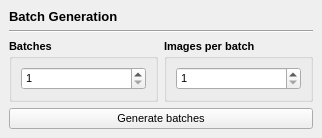
<?xml version="1.0" encoding="UTF-8"?>
<ui version="4.0">
 <class>Form</class>
 <widget class="QWidget" name="Form">
  <property name="geometry">
   <rect>
    <x>0</x>
    <y>0</y>
    <width>322</width>
    <height>137</height>
   </rect>
  </property>
  <property name="maximumSize">
   <size>
    <width>16777215</width>
    <height>137</height>
   </size>
  </property>
  <property name="font">
   <font>
    <pointsize>8</pointsize>
   </font>
  </property>
  <property name="windowTitle">
   <string>Form</string>
  </property>
  <layout class="QGridLayout" name="gridLayout_2">
   <property name="leftMargin">
    <number>9</number>
   </property>
   <property name="topMargin">
    <number>9</number>
   </property>
   <property name="rightMargin">
    <number>9</number>
   </property>
   <property name="bottomMargin">
    <number>9</number>
   </property>
   <item row="3" column="0">
    <widget class="QGroupBox" name="groupBox_2">
     <property name="font">
      <font>
       <pointsize>8</pointsize>
       <bold>true</bold>
      </font>
     </property>
     <property name="title">
      <string>Batches</string>
     </property>
     <layout class="QGridLayout" name="gridLayout_3">
      <item row="0" column="0">
       <widget class="QSpinBox" name="total_batches">
        <property name="font">
         <font>
          <pointsize>8</pointsize>
          <bold>false</bold>
         </font>
        </property>
        <property name="minimum">
         <number>1</number>
        </property>
        <property name="maximum">
         <number>500</number>
        </property>
       </widget>
      </item>
     </layout>
    </widget>
   </item>
   <item row="4" column="0" colspan="2">
    <widget class="QPushButton" name="generate_batches_button">
     <property name="font">
      <font>
       <pointsize>8</pointsize>
      </font>
     </property>
     <property name="text">
      <string>Generate batches</string>
     </property>
    </widget>
   </item>
   <item row="3" column="1">
    <widget class="QGroupBox" name="groupBox">
     <property name="font">
      <font>
       <pointsize>8</pointsize>
       <bold>true</bold>
      </font>
     </property>
     <property name="title">
      <string>Images per batch</string>
     </property>
     <layout class="QGridLayout" name="gridLayout">
      <item row="0" column="0">
       <widget class="QSpinBox" name="images_per_batch">
        <property name="font">
         <font>
          <pointsize>8</pointsize>
          <bold>false</bold>
         </font>
        </property>
        <property name="minimum">
         <number>1</number>
        </property>
        <property name="maximum">
         <number>34</number>
        </property>
       </widget>
      </item>
     </layout>
    </widget>
   </item>
   <item row="1" column="0">
    <widget class="QLabel" name="label">
     <property name="font">
      <font>
       <pointsize>10</pointsize>
       <bold>true</bold>
      </font>
     </property>
     <property name="text">
      <string>Batch Generation</string>
     </property>
    </widget>
   </item>
   <item row="2" column="0" colspan="2">
    <widget class="Line" name="line">
     <property name="orientation">
      <enum>Qt::Horizontal</enum>
     </property>
    </widget>
   </item>
  </layout>
 </widget>
 <resources/>
 <connections/>
</ui>
